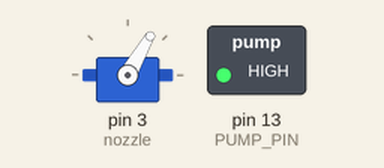
This sketch was run on a simulated Arduino Uno, built with avr-gcc and run on an emulated ATmega328P. On the bench: servo, switched loads named in the sketch (green lamp = pin HIGH).

Above: at 0.2 s.
Timing chart, 0 to 1.7 s (numbered marks = the images above):
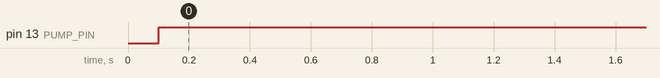

Measured:
- by itself, pin 13 (PUMP_PIN): LOW → HIGH at 0.10 s

The sketch:

Big_Brain.ino
```cpp
#include <Servo.h>
#include <Stepper.h>
#define STEPS 32
#define FRONT_PIN 2
#define BACK_PIN 4
#define SPEED 640
#define S11 9
#define S12 10
#define S13 11
#define S14 12
#define S21 5
#define S22 6
#define S23 7
#define S24 8
#define PUMP_PIN 13
#define POUR_TIME 10 //time in miliseconds

Servo nozzle;
Stepper disc(STEPS, S11, S12, S13, S14);
Stepper drop(STEPS, S21, S22, S23, S24);
int val = 0;
int pos = 0;
int servo_lock = 60;
struct state {
  bool drop = false;
  bool rotate = false;
  bool collect = false;
  bool pour = false;
  bool error = false;
  bool startup = false;

} sampler;

void setup() {
  nozzle.attach(3);
  nozzle.write(servo_lock);
  disc.setSpeed(SPEED);
  drop.setSpeed(SPEED);
  Serial.begin(9600);
  pinMode(FRONT_PIN, INPUT);
  pinMode(BACK_PIN, INPUT);
  pinMode(PUMP_PIN,OUTPUT);
  sampler.startup = true;
  delay(100);
}
void dropCup() {
  while (backSensor()) {
    drop.step(-1);
  }
  Serial.println("cup dropped stopping");
  genRotate(&drop, 320);
}
void rotate() {
  //add a safety check that a cup is there
  int steps_taken = 0;
  while (frontSensor()) {
    disc.step(-1);
    steps_taken++;
  }
  if(steps_taken != 520){
    while(steps_taken <= 520){
      disc.step(-1);
      steps_taken++;
      }
    }
  delay(1000);
  dispense(2);
  Serial.println("done rotating");
}

bool frontSensor() {
  return digitalRead(FRONT_PIN);
}

bool backSensor() {
  return digitalRead(BACK_PIN);
}
void dispense(int pour_time) {
  int i = 0;
  pour_time *= 1000;
  while(i < pour_time){
    digitalWrite(PUMP_PIN,HIGH);
    delay(1);
    i++;
    }
    nozzle.write(servo_lock);
}
void genRotate(Stepper* stepper, int turns) {
  int i = 0;
  while (i <= turns) {
    stepper->step(-1);
    Serial.println("prime");
    i++;
  }
}
void startup(bool check) {
  if (check) {
    dropCup();
    delay(1000);
    genRotate(&disc, 515);
    delay(100);
    dropCup();
    delay(100);
    rotate();
    Serial.println("Startup complete");
    sampler.startup = false;
  }
}

void loop() {
 //startup(sampler.startup);
 //nozzle.write(servo_lock);
 dispense(2);
 delay(5000);
}
```
